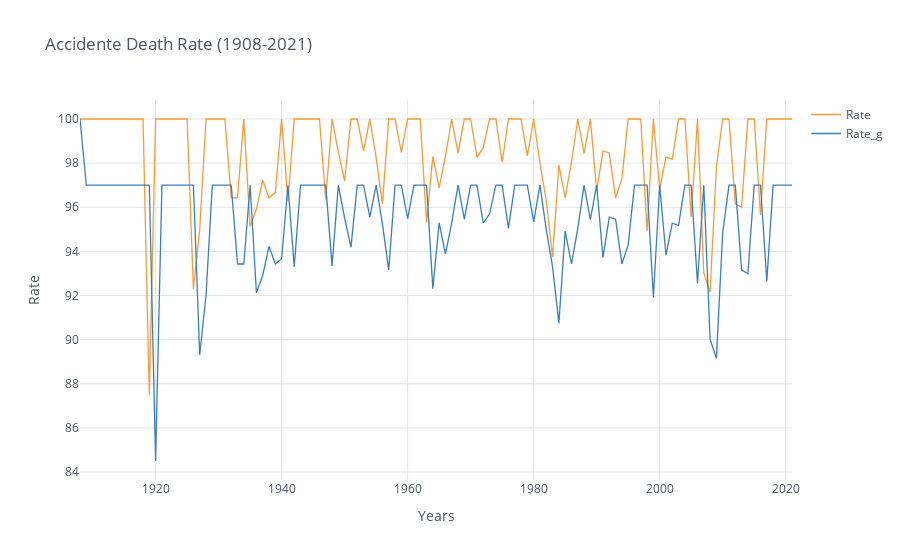

This figure's notebook cell:
### Code cell
All_fat2[["Year", "Rate", "Rate_g"]].set_index("Year").iplot(kind='line', xTitle='Years', yTitle='Rate',
                                                             title='Accidente Death Rate (1908-2021)')
